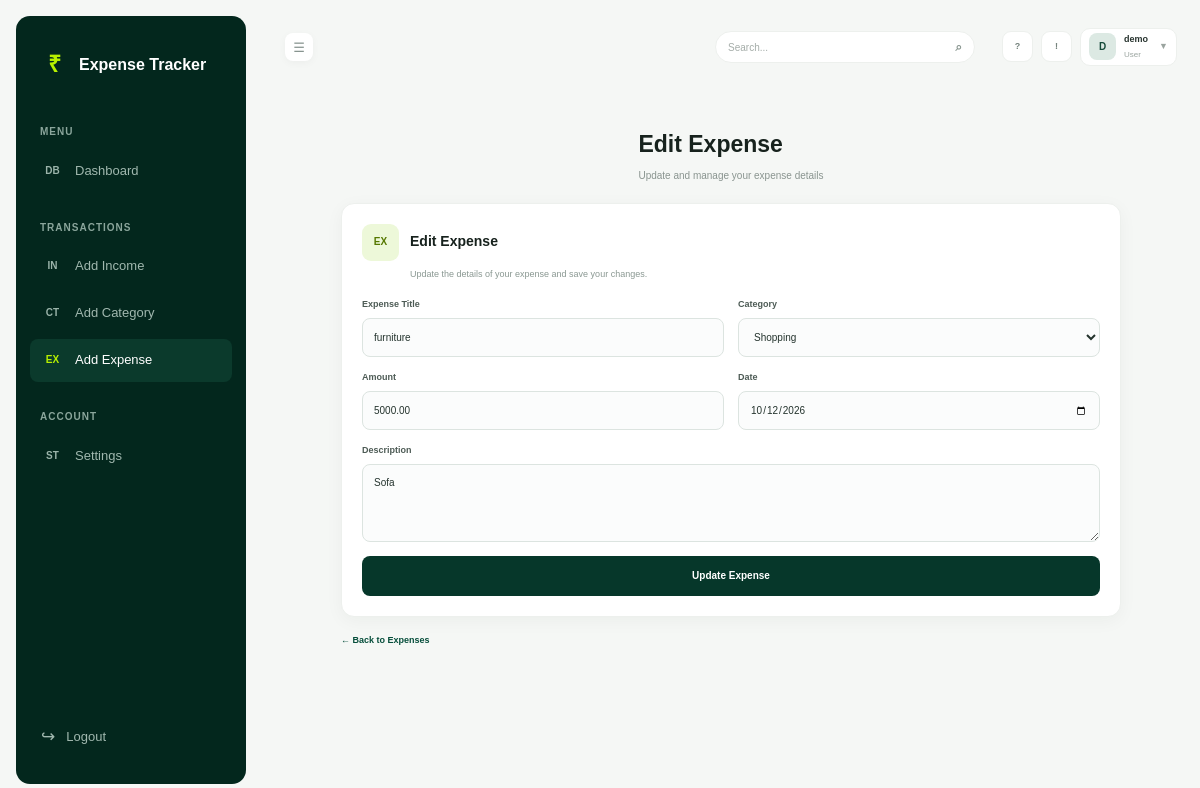
/edit_expense/34/ (signed in), run on the app's committed database.
### expense_app/models.py (models this page shows, shortened)
class Expense(models.Model):
    user = models.ForeignKey(
        User,
        on_delete=models.CASCADE
    )
    category = models.ForeignKey(
        Category,
        on_delete=models.CASCADE
    )
    title = models.CharField(max_length=100)
    amount = models.DecimalField(
        max_digits=10,
        decimal_places=2
    )
    date = models.DateField()
    description = models.TextField(blank=True)
    created_at = models.DateTimeField(
        auto_now_add=True
    )

class Category(models.Model):
    user = models.ForeignKey(
        User,
        on_delete=models.CASCADE
    )
    name = models.CharField(
        max_length=100
    )
    created_at = models.DateTimeField(
        auto_now_add=True
    )
    class Meta:
        unique_together = ('user', 'name')

### expense_app/views.py (the view, shortened to what this page needs)
# urls.py: path('edit_expense/<int:id>/',views.edit_expense,name="edit_expense"),
@login_required(login_url="login")
def edit_expense(request, id):
    expense = get_object_or_404(
        Expense,
        id=id,
        user=request.user
    )
    categories = Category.objects.filter(
        user=request.user
    ).order_by(
        "name"
    )
    return render(
        request,
        "edit_expense.html",
        {
            "expense": expense,
            "categories": categories
        }
    )

### Templates/edit_expense.html (shortened to what this page needs)
{% extends "base.html" %}
{% block content %}
<div class="page-area">
    <div class="top-navigation">
        <div class="top-left">
            <button
                type="button"
                class="collapse-button"
                aria-label="Menu"
            >
                ☰
            </button>
        </div>
        <div class="search-box">
            <input
                type="text"
                placeholder="Search..."
            >
            <span class="search-icon">
                ⌕
            </span>
        </div>
        <div class="top-right">
            <div class="top-icon">
                ?
            </div>
            <div class="top-icon">
                !
            </div>
            <div class="profile">
                <div class="profile-icon">
                    {{ request.user.username|first|upper }}
                </div>
                <div class="profile-info">
                    <span class="profile-name">
                        {{ request.user.username }}
                    </span>
                    <span class="profile-role">
                        User
                    </span>
                </div>
                <span class="profile-arrow">
                    ▼
                </span>
            </div>
        </div>
    </div>
    <div class="page-header">
        <div class="page-header-left">
            <div>
                <h1>
                    Edit Expense
                </h1>
                <p>
                    Update and manage your expense details
                </p>
            </div>
        </div>
    </div>
    <div class="edit-box">
        <div class="heading">
            <div class="heading-icon">
                EX
            </div>
            <h2>
                Edit Expense
            </h2>
        </div>
        <p class="subtitle">
            Update the details of your expense
            and save your changes.
        </p>
        <form
            method="POST"
            class="expense-form"
        >
            <div class="form-group">
                <label for="title">
                    Expense Title
                </label>
                <input
                    type="text"
                    id="title"
                    name="title"
                    value="{{ expense.title }}"
                    placeholder="Example: Grocery"
                    required
                >
            </div>
            <div class="form-group">
                <label for="category">
                    Category
                </label>
                <select
                    id="category"
                    name="category"
                    required
                >
                    {% for category in categories %}
                        <option
                            value="{{ category.id }}"
                            {% if category.id == expense.category.id %}
                                selected
                            {% endif %}
                        >
                            {{ category.name }}
                        </option>
                    {% endfor %}
                </select>
            </div>
            <div class="form-group">
                <label for="amount">
                    Amount
                </label>
                <input
                    type="number"
                    id="amount"
                    name="amount"
                    value="{{ expense.amount }}"
                    step="0.01"
                    min="0"
                    placeholder="500"
                    required
                >
            </div>
            <div class="form-group">
                <label for="date">
                    Date
                </label>
                <input
                    type="date"
                    id="date"
                    name="date"
                    value="{{ expense.date|date:'Y-m-d' }}"
                    required
                >
            </div>
            <div class="form-group full">
                <label for="description">
                    Description
                </label>
                <textarea
                    id="description"
                    name="description"
                    placeholder="Optional description"
                >{{ expense.description }}</textarea>
            </div>
            <button
                type="submit"
                class="update-btn"
            >
                Update Expense
            </button>
        </form>
    </div>
    <a
        href="{% url 'add_expense' %}"
        class="back"
    >
        ← Back to Expenses
    </a>
</div>
{% endblock %}

### Templates/base.html (style rules this page uses)
* { margin: 0; padding: 0; box-sizing: border-box; font-family: Arial, Helvetica, sans-serif; }
html { scroll-behavior: smooth; -webkit-text-size-adjust: 100%; }
body { background: #f5f7f5; color: #17221d; min-height: 100vh; overflow-x: hidden; font-size: 14px; line-height: 1.55; }
a { text-decoration: none; color: inherit; }
button, input, select, textarea { font-family: inherit; font-size: inherit; }
button { -webkit-tap-highlight-color: transparent; }

### Templates/edit_expense.html (style rules this page uses)
.page-area { width: 100%; display: flex; flex-direction: column; align-items: center; }
.top-navigation { width: 100%; height: 54px; display: flex; align-items: center; justify-content: space-between; gap: 15px; margin-bottom: 18px; }
.top-left { display: flex; align-items: center; }
.collapse-button { width: 28px; height: 28px; border: none; background: white; border-radius: 8px; color: #87948f; font-size: 13px; cursor: pointer; box-shadow: 0 2px 8px rgba(0, 0, 0, 0.04); }
.search-box { width: 260px; height: 32px; display: flex; align-items: center; background: white; border: 1px solid #edf0ed; border-radius: 18px; padding: 0 12px; margin-left: auto; margin-right: 12px; }
.search-box input { width: 100%; border: none; outline: none; background: transparent; color: #37423d; font-size: 10px; }
.search-box input::placeholder { color: #a5ada9; }
.search-icon { color: #8a9791; font-size: 12px; font-weight: 700; }
.top-right { display: flex; align-items: center; gap: 8px; }
.top-icon { width: 31px; height: 31px; display: flex; align-items: center; justify-content: center; border: 1px solid #edf0ed; background: white; border-radius: 9px; color: #77857f; font-size: 9px; font-weight: 700; }
.profile { display: flex; align-items: center; gap: 8px; padding: 4px 8px; background: white; border-radius: 10px; border: 1px solid #edf0ed; }
.profile-icon { width: 27px; height: 27px; display: flex; align-items: center; justify-content: center; border-radius: 8px; background: #dce9e3; color: #164b3a; font-size: 10px; font-weight: 700; }
.profile-info { display: flex; flex-direction: column; gap: 2px; }
.profile-name { color: #27332e; font-size: 9px; font-weight: 700; }
.profile-role { color: #9aa49f; font-size: 8px; }
.profile-arrow { color: #9aa49f; font-size: 9px; margin-left: 3px; }
.page-header { width: 100%; max-width: 780px; margin-bottom: 20px; }
.page-header-left { display: flex; align-items: center; gap: 10px; justify-content: center; }
.page-header h1 { font-size: 23px; font-weight: 700; color: #17221d; margin-bottom: 5px; margin-top: 35px; }
.page-header p { color: #89948f; font-size: 10px; line-height: 1.5; }
.edit-box { width: 100%; max-width: 780px; background: white; border: 1px solid #edf0ed; border-radius: 13px; padding: 20px; margin-bottom: 17px; box-shadow: 0 4px 18px rgba(20, 40, 30, 0.045); }
.heading { display: flex; align-items: center; gap: 11px; margin-bottom: 7px; }
.heading-icon { width: 37px; height: 37px; display: flex; align-items: center; justify-content: center; border-radius: 9px; background: #edf8d9; color: #567800; font-size: 10px; font-weight: 700; flex-shrink: 0; }
.edit-box h2 { color: #17221d; font-size: 14px; }
.subtitle { color: #8a9892; font-size: 9px; margin-left: 48px; margin-bottom: 17px; line-height: 1.5; }
.expense-form { display: grid; grid-template-columns: 1fr 1fr; gap: 14px; }
.form-group { display: flex; flex-direction: column; }
.form-group.full { grid-column: 1 / -1; }
.form-group label { color: #4d5b55; font-size: 9px; font-weight: 700; margin-bottom: 6px; }
.expense-form input, .expense-form select, .expense-form textarea { width: 100%; border: 1px solid #dce4e0; border-radius: 8px; background: #fbfcfc; color: #24332d; font-size: 10px; outline: none; transition: 0.2s ease; }
.expense-form input, .expense-form select { height: 39px; padding: 0 11px; }
.expense-form textarea { min-height: 78px; padding: 10px 11px; resize: vertical; line-height: 1.5; }
.update-btn { grid-column: 1 / -1; height: 40px; border: none; border-radius: 8px; background: #06372a; color: white; font-size: 10px; font-weight: 600; cursor: pointer; transition: 0.2s ease; }
.back { display: inline-flex; align-items: center; gap: 6px; width: 100%; max-width: 780px; color: #064e3b; font-size: 9px; font-weight: 600; transition: 0.2s ease; }

### data on the page
Expense: title "furniture", category "Shopping", amount "5000.00", date "10/12/2026", description "Sofa"

### other printed values
{{ request.user.username|first|upper }} "D"
{{ request.user.username }} "demo"
